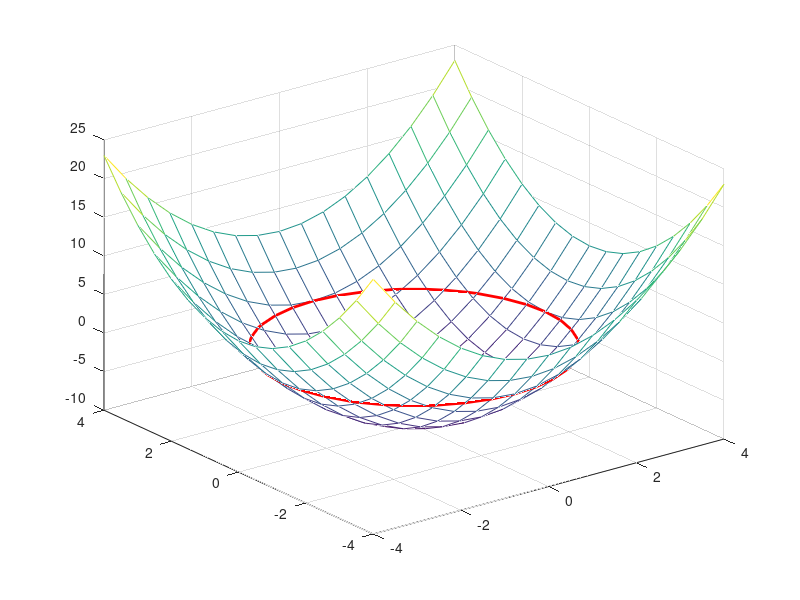
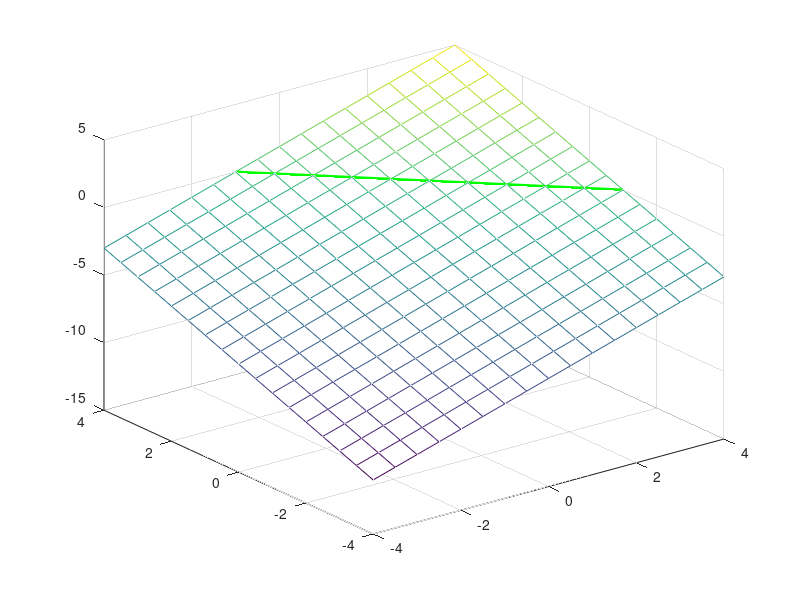
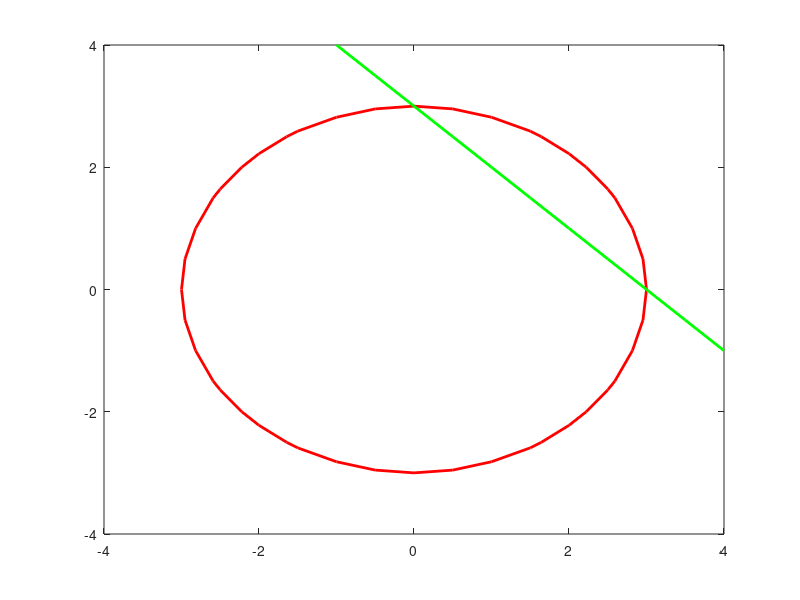

The MATLAB source for these figures, in order: (Note: this script raises an error after producing the figures.)
clc
clear all

%f = @(x) [2*x(1)-cos(x(2)); sin(x(1))+2*x(2)];
%jac = @(x) [2 sin(x(2)); cos(x(1)) 2];

f = @(x) [x(1)^2 + x(2)^2 - 9; x(1) + x(2) - 3];
jac = @(x) [2*x(1) 2*x(2); 1 1];

int = 4;
xx = [-int:0.5:int];
yy = [-int:0.5:int];

[X, Y] = meshgrid(xx, yy);
%Z1 = 2 * X - cos(Y);
%Z2 = sin(X) + 2 * Y;
Z1 = X.^2 + Y.^2 - 9;
Z2 = X + Y - 3;

figure
mesh(X, Y, Z1);
hold on
contour(X, Y, Z1, [0,0], 'r-', 'linewidth', 2)

figure
mesh(X, Y, Z2);
hold on
contour(X, Y, Z2, [0,0], 'g-', 'linewidth', 2)

figure
contour(X, Y, Z1, [0,0], 'r-', 'linewidth', 2)
hold on
contour(X, Y, Z2, [0,0], 'g-', 'linewidth', 2)

x0 = [-2; 3];
tolx = 1e-10;
tolf = tolx;
nmax = 200;
[x1, Er, it] = newtonSys(f, jac, x0, tolx, tolf, nmax)

plot3(x1(1), x1(2), f([x1(1), x1(2)]), 'ro')

figure
semilogy(1:it, Er, 'r-o')


